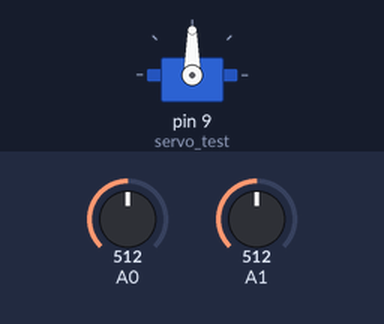
This sketch was run on a simulated Arduino Uno, built with avr-gcc and run on an emulated ATmega328P. On the bench: servo. The inputs (shaded band) are chosen by the test bench; at power-on: A1 = 512, A0 = 512. The modem accepts every AT command (registered, SIM ready, sends succeed) and sends nothing else; what the sketch prints to the serial monitor is not drawn.

Above: at 1.2 s.
1.3 s: A1 set to 22
3.3 s: A1 set to 18
Timing chart, 0 to 9.5 s (numbered marks = the images above; inputs shaded):
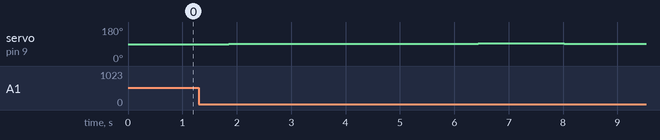

The sketch:

espchair.ino
```cpp
#include <Servo.h>
#include <SoftwareSerial.h>
#define RX 4
#define TX 5
String AP = "dummy";
String PASS = "lmfaohaha";
String API = "H2LD60SZO0MUA78Z";
String HOST = "api.thingspeak.com";
String PORT = "80";
String field = "field1";
int countTrueCommand;
int countTimeCommand;
boolean found = false;
int valSensor = 1;
SoftwareSerial esp8266(RX,TX);
Servo servo_test;
void setup() {
  // put your setup code here, to run once:
  Serial.begin(9600);
  servo_test.attach(9);
servo_test.write(90);
esp8266.begin(115200);
  sendCommand("AT",5,"OK");
  sendCommand("AT+CWMODE=1",5,"OK");
  sendCommand("AT+CWJAP=\""+ AP +"\",\""+ PASS +"\"",20,"OK");
}
int a,b=90,c;
void loop() {
  // put your main code here, to run repeatedly:
c=analogRead(A0);
Serial.print("seat: ");
Serial.println(c);
if(c>4)
{
while(1){
a=analogRead(A1);
Serial.print("back: ");
Serial.println(a);
if((a<4)&&(analogRead(A0)>10)){
  servo_test.write(b);
  b=b-2;
  thingspeak(b);
  Serial.print("b is: ");
  Serial.println(b);}
else if((a>20)&&(analogRead(A0)>10)){
  delay(100);
  servo_test.write(b);
  b=b+2;
  thingspeak(b);
  Serial.print("b is: ");
  Serial.println(b);}
else{
  delay(3000);
  to90();
  break;
}
}
}
else{
  to90();
}
}
void to90()
{
  while(b!=90)
  {
    if(b<90)
    {
         servo_test.write(b);
         b=b+2;
         thingspeak(b);
         Serial.print("b is: ");
  Serial.println(b);
    }
    else
    {
      servo_test.write(b);
         b=b-2;
         thingspeak(b);
         Serial.print("b is: ");
  Serial.println(b);
    }
  }
}
void thingspeak(int val)
{
  String getData = "GET /update?api_key="+ API +"&"+ field +"="+String(val);
sendCommand("AT+CIPMUX=1",5,"OK");
 sendCommand("AT+CIPSTART=0,\"TCP\",\""+ HOST +"\","+ PORT,15,"OK");
 sendCommand("AT+CIPSEND=0," +String(getData.length()+4),4,">");
 esp8266.println(getData);delay(1500);countTrueCommand++;
 sendCommand("AT+CIPCLOSE=0",5,"OK");
}
void sendCommand(String command, int maxTime, char readReplay[]) {
  Serial.print(countTrueCommand);
  Serial.print(". at command => ");
  Serial.print(command);
  Serial.print(" ");
  while(countTimeCommand < (maxTime*1))
  {
    esp8266.println(command);//at+cipsend
    if(esp8266.find(readReplay))//ok
    {
      found = true;
      break;
    }

    countTimeCommand++;
  }

  if(found == true)
  {
    Serial.println("OYI");
    countTrueCommand++;
    countTimeCommand = 0;
  }

  if(found == false)
  {
    Serial.println("Fail");
    countTrueCommand = 0;
    countTimeCommand = 0;
  }

  found = false;
 }
```
